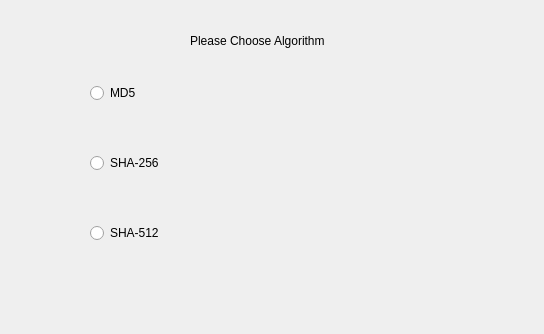
<?xml version="1.0" encoding="UTF-8"?>
<ui version="4.0">
 <class>Algorithms</class>
 <widget class="QWidget" name="Algorithms">
  <property name="geometry">
   <rect>
    <x>0</x>
    <y>0</y>
    <width>544</width>
    <height>334</height>
   </rect>
  </property>
  <property name="windowTitle">
   <string>Form</string>
  </property>
  <widget class="QRadioButton" name="MD5rdb">
   <property name="geometry">
    <rect>
     <x>90</x>
     <y>80</y>
     <width>109</width>
     <height>26</height>
    </rect>
   </property>
   <property name="text">
    <string>MD5</string>
   </property>
  </widget>
  <widget class="QRadioButton" name="Sha256rdb">
   <property name="geometry">
    <rect>
     <x>90</x>
     <y>150</y>
     <width>109</width>
     <height>26</height>
    </rect>
   </property>
   <property name="text">
    <string>SHA-256</string>
   </property>
  </widget>
  <widget class="QRadioButton" name="Sha512rdb">
   <property name="geometry">
    <rect>
     <x>90</x>
     <y>220</y>
     <width>109</width>
     <height>26</height>
    </rect>
   </property>
   <property name="text">
    <string>SHA-512</string>
   </property>
  </widget>
  <widget class="QLabel" name="ChAlgo">
   <property name="geometry">
    <rect>
     <x>190</x>
     <y>30</y>
     <width>201</width>
     <height>21</height>
    </rect>
   </property>
   <property name="text">
    <string>Please Choose Algorithm </string>
   </property>
  </widget>
 </widget>
 <resources/>
 <connections/>
</ui>
